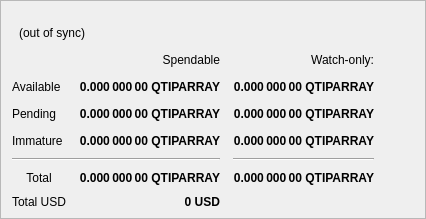
        <widget class="QFrame" name="frame">
         <property name="frameShape">
          <enum>QFrame::StyledPanel</enum>
         </property>
         <property name="frameShadow">
          <enum>QFrame::Raised</enum>
         </property>
         <layout class="QVBoxLayout" name="verticalLayout_4">
          <property name="topMargin">
           <number>21</number>
          </property>
          <property name="bottomMargin">
           <number>9</number>
          </property>
          <item>
           <layout class="QHBoxLayout" name="horizontalLayout_4">
            <item>
             <widget class="QPushButton" name="labelWalletStatus">
              <property name="enabled">
               <bool>true</bool>
              </property>
              <property name="maximumSize">
               <size>
                <width>150</width>
                <height>16777215</height>
               </size>
              </property>
              <property name="toolTip">
               <string>The displayed information may be out of date. Your wallet automatically synchronizes with the QTIPARRAY network after a connection is established, but this process has not completed yet.</string>
              </property>
              <property name="text">
               <string notr="true">(out of sync)</string>
              </property>
              <property name="icon">
               <iconset>
                <normaloff>:/icons/warning</normaloff>
                <disabledoff>:/icons/warning</disabledoff>:/icons/warning</iconset>
              </property>
              <property name="iconSize">
               <size>
                <width>24</width>
                <height>24</height>
               </size>
              </property>
              <property name="flat">
               <bool>true</bool>
              </property>
             </widget>
            </item>
            <item>
             <spacer name="horizontalSpacer_3">
              <property name="orientation">
               <enum>Qt::Horizontal</enum>
              </property>
              <property name="sizeHint" stdset="0">
               <size>
                <width>40</width>
                <height>20</height>
               </size>
              </property>
             </spacer>
            </item>
           </layout>
          </item>
          <item>
           <layout class="QGridLayout" name="gridLayout">
            <property name="horizontalSpacing">
             <number>13</number>
            </property>
            <property name="verticalSpacing">
             <number>10</number>
            </property>
            <item row="2" column="2">
             <widget class="QLabel" name="labelWatchPending">
              <property name="font">
               <font>
                <weight>75</weight>
                <bold>true</bold>
               </font>
              </property>
              <property name="cursor">
               <cursorShape>IBeamCursor</cursorShape>
              </property>
              <property name="toolTip">
               <string>Unconfirmed transactions to watch-only addresses</string>
              </property>
              <property name="text">
               <string notr="true">0.000 000 00 QTIPARRAY</string>
              </property>
              <property name="alignment">
               <set>Qt::AlignRight|Qt::AlignTrailing|Qt::AlignVCenter</set>
              </property>
              <property name="textInteractionFlags">
               <set>Qt::LinksAccessibleByMouse|Qt::TextSelectableByKeyboard|Qt::TextSelectableByMouse</set>
              </property>
             </widget>
            </item>
            <item row="2" column="1">
             <widget class="QLabel" name="labelUnconfirmed">
              <property name="font">
               <font>
                <weight>75</weight>
                <bold>true</bold>
               </font>
              </property>
              <property name="cursor">
               <cursorShape>IBeamCursor</cursorShape>
              </property>
              <property name="toolTip">
               <string>Total of transactions that have yet to be confirmed, and do not yet count toward the spendable balance</string>
              </property>
              <property name="text">
               <string notr="true">0.000 000 00 QTIPARRAY</string>
              </property>
              <property name="alignment">
               <set>Qt::AlignRight|Qt::AlignTrailing|Qt::AlignVCenter</set>
              </property>
              <property name="textInteractionFlags">
               <set>Qt::LinksAccessibleByMouse|Qt::TextSelectableByKeyboard|Qt::TextSelectableByMouse</set>
              </property>
             </widget>
            </item>
            <item row="3" column="2">
             <widget class="QLabel" name="labelWatchImmature">
              <property name="font">
               <font>
                <weight>75</weight>
                <bold>true</bold>
               </font>
              </property>
              <property name="cursor">
               <cursorShape>IBeamCursor</cursorShape>
              </property>
              <property name="toolTip">
               <string>Mined balance in watch-only addresses that has not yet matured</string>
              </property>
              <property name="text">
               <string notr="true">0.000 000 00 QTIPARRAY</string>
              </property>
              <property name="alignment">
               <set>Qt::AlignRight|Qt::AlignTrailing|Qt::AlignVCenter</set>
              </property>
              <property name="textInteractionFlags">
               <set>Qt::LinksAccessibleByMouse|Qt::TextSelectableByKeyboard|Qt::TextSelectableByMouse</set>
              </property>
             </widget>
            </item>
            <item row="4" column="0" colspan="2">
             <widget class="Line" name="line">
              <property name="orientation">
               <enum>Qt::Horizontal</enum>
              </property>
             </widget>
            </item>
            <item row="4" column="2">
             <widget class="Line" name="lineWatchBalance">
              <property name="sizePolicy">
               <sizepolicy hsizetype="Preferred" vsizetype="Fixed">
                <horstretch>0</horstretch>
                <verstretch>0</verstretch>
               </sizepolicy>
              </property>
              <property name="minimumSize">
               <size>
                <width>140</width>
                <height>0</height>
               </size>
              </property>
              <property name="orientation">
               <enum>Qt::Horizontal</enum>
              </property>
             </widget>
            </item>
            <item row="5" column="0">
             <widget class="QLabel" name="labelTotalText">
              <property name="sizePolicy">
               <sizepolicy hsizetype="Preferred" vsizetype="Preferred">
                <horstretch>0</horstretch>
                <verstretch>0</verstretch>
               </sizepolicy>
              </property>
              <property name="text">
               <string>Total</string>
              </property>
              <property name="alignment">
               <set>Qt::AlignCenter</set>
              </property>
             </widget>
            </item>
            <item row="3" column="1">
             <widget class="QLabel" name="labelImmature">
              <property name="font">
               <font>
                <weight>75</weight>
                <bold>true</bold>
               </font>
              </property>
              <property name="cursor">
               <cursorShape>IBeamCursor</cursorShape>
              </property>
              <property name="toolTip">
               <string>Mined balance that has not yet matured</string>
              </property>
              <property name="text">
               <string notr="true">0.000 000 00 QTIPARRAY</string>
              </property>
              <property name="alignment">
               <set>Qt::AlignRight|Qt::AlignTrailing|Qt::AlignVCenter</set>
              </property>
              <property name="textInteractionFlags">
               <set>Qt::LinksAccessibleByMouse|Qt::TextSelectableByKeyboard|Qt::TextSelectableByMouse</set>
              </property>
             </widget>
            </item>
            <item row="2" column="3">
             <spacer name="horizontalSpacer_2">
              <property name="orientation">
               <enum>Qt::Horizontal</enum>
              </property>
              <property name="sizeHint" stdset="0">
               <size>
                <width>40</width>
                <height>20</height>
               </size>
              </property>
             </spacer>
            </item>
            <item row="3" column="0">
             <widget class="QLabel" name="labelImmatureText">
              <property name="text">
               <string>Immature</string>
              </property>
             </widget>
            </item>
            <item row="5" column="1">
             <widget class="QLabel" name="labelTotal">
              <property name="font">
               <font>
                <weight>75</weight>
                <bold>true</bold>
               </font>
              </property>
              <property name="cursor">
               <cursorShape>IBeamCursor</cursorShape>
              </property>
              <property name="toolTip">
               <string>Your current total balance</string>
              </property>
              <property name="text">
               <string notr="true">0.000 000 00 QTIPARRAY</string>
              </property>
              <property name="alignment">
               <set>Qt::AlignRight|Qt::AlignTrailing|Qt::AlignVCenter</set>
              </property>
              <property name="textInteractionFlags">
               <set>Qt::LinksAccessibleByMouse|Qt::TextSelectableByKeyboard|Qt::TextSelectableByMouse</set>
              </property>
             </widget>
            </item>
            <item row="5" column="2">
             <widget class="QLabel" name="labelWatchTotal">
              <property name="font">
               <font>
                <weight>75</weight>
                <bold>true</bold>
               </font>
              </property>
              <property name="cursor">
               <cursorShape>IBeamCursor</cursorShape>
              </property>
              <property name="toolTip">
               <string>Current total balance in watch-only addresses</string>
              </property>
              <property name="text">
               <string notr="true">0.000 000 00 QTIPARRAY</string>
              </property>
              <property name="alignment">
               <set>Qt::AlignRight|Qt::AlignTrailing|Qt::AlignVCenter</set>
              </property>
              <property name="textInteractionFlags">
               <set>Qt::LinksAccessibleByMouse|Qt::TextSelectableByKeyboard|Qt::TextSelectableByMouse</set>
              </property>
             </widget>
            </item>
            <item row="0" column="2">
             <widget class="QLabel" name="labelWatchonly">
              <property name="text">
               <string>Watch-only:</string>
              </property>
              <property name="alignment">
               <set>Qt::AlignRight|Qt::AlignTrailing|Qt::AlignVCenter</set>
              </property>
             </widget>
            </item>
            <item row="1" column="0">
             <widget class="QLabel" name="labelBalanceText">
              <property name="text">
               <string>Available</string>
              </property>
             </widget>
            </item>
            <item row="1" column="1">
             <widget class="QLabel" name="labelBalance">
              <property name="font">
               <font>
                <weight>75</weight>
                <bold>true</bold>
               </font>
              </property>
              <property name="cursor">
               <cursorShape>IBeamCursor</cursorShape>
              </property>
              <property name="toolTip">
               <string>Your current spendable balance</string>
              </property>
              <property name="text">
               <string notr="true">0.000 000 00 QTIPARRAY</string>
              </property>
              <property name="alignment">
               <set>Qt::AlignRight|Qt::AlignTrailing|Qt::AlignVCenter</set>
              </property>
              <property name="textInteractionFlags">
               <set>Qt::LinksAccessibleByMouse|Qt::TextSelectableByKeyboard|Qt::TextSelectableByMouse</set>
              </property>
             </widget>
            </item>
            <item row="1" column="2">
             <widget class="QLabel" name="labelWatchAvailable">
              <property name="font">
               <font>
                <weight>75</weight>
                <bold>true</bold>
               </font>
              </property>
              <property name="cursor">
               <cursorShape>IBeamCursor</cursorShape>
              </property>
              <property name="toolTip">
               <string>Your current balance in watch-only addresses</string>
              </property>
              <property name="text">
               <string notr="true">0.000 000 00 QTIPARRAY</string>
              </property>
              <property name="alignment">
               <set>Qt::AlignRight|Qt::AlignTrailing|Qt::AlignVCenter</set>
              </property>
              <property name="textInteractionFlags">
               <set>Qt::LinksAccessibleByMouse|Qt::TextSelectableByKeyboard|Qt::TextSelectableByMouse</set>
              </property>
             </widget>
            </item>
            <item row="2" column="0">
             <widget class="QLabel" name="labelPendingText">
              <property name="text">
               <string>Pending</string>
              </property>
             </widget>
            </item>
            <item row="0" column="1">
             <widget class="QLabel" name="labelSpendable">
              <property name="minimumSize">
               <size>
                <width>0</width>
                <height>20</height>
               </size>
              </property>
              <property name="text">
               <string>Spendable</string>
              </property>
              <property name="alignment">
               <set>Qt::AlignRight|Qt::AlignTrailing|Qt::AlignVCenter</set>
              </property>
             </widget>
            </item>
            <item row="6" column="0">
             <widget class="QLabel" name="labelTotalUSDText">
              <property name="sizePolicy">
               <sizepolicy hsizetype="Preferred" vsizetype="Preferred">
                <horstretch>0</horstretch>
                <verstretch>0</verstretch>
               </sizepolicy>
              </property>
              <property name="text">
               <string>Total USD</string>
              </property>
              <property name="alignment">
               <set>Qt::AlignCenter</set>
              </property>
             </widget>
            </item>
            <item row="6" column="1">
             <widget class="QLabel" name="labelUSDTotal">
              <property name="font">
               <font>
                <weight>75</weight>
                <bold>true</bold>
               </font>
              </property>
              <property name="cursor">
               <cursorShape>IBeamCursor</cursorShape>
              </property>
              <property name="toolTip">
               <string>Your current total balance</string>
              </property>
              <property name="text">
               <string notr="true">0 USD</string>
              </property>
              <property name="alignment">
               <set>Qt::AlignRight|Qt::AlignTrailing|Qt::AlignVCenter</set>
              </property>
              <property name="textInteractionFlags">
               <set>Qt::LinksAccessibleByMouse|Qt::TextSelectableByKeyboard|Qt::TextSelectableByMouse</set>
              </property>
             </widget>
            </item>
           </layout>
          </item>
         </layout>
        </widget>
